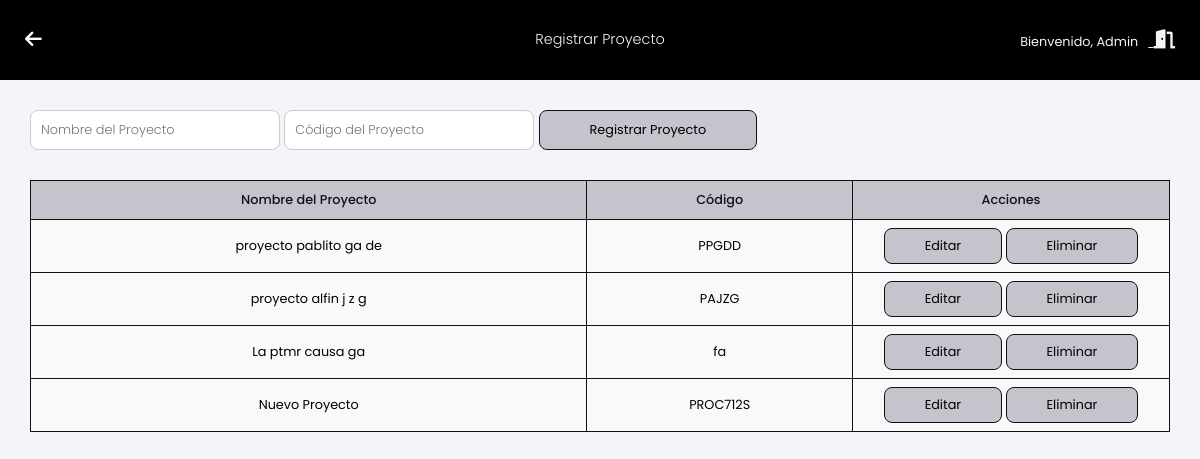
/registrar_proyecto.php (signed in), run on the app's committed database.
### tables this page shows
CREATE TABLE `proyectos` (
  `id` int(11) NOT NULL,
  `nombre_proyecto` varchar(255) NOT NULL,
  `codigo_proyecto` varchar(100) NOT NULL
);

### registrar_proyecto.php (the view, shortened to what this page needs)
<?php
$nombreUsuario = $_SESSION['nombre'];
include('conexion.php');
$sql = "SELECT * FROM proyectos";
$result = $conn->query($sql);
if ($result->num_rows == 0) {
    $proyectos = [];
} else {
    $proyectos = $result->fetch_all(MYSQLI_ASSOC);
}
?>
<!DOCTYPE html>
<html lang="es">
<head>
    <link href="https://cdnjs.cloudflare.com/ajax/libs/font-awesome/6.0.0/css/all.min.css" rel="stylesheet">
</head>
<body>
    <header>
        <a href="javascript:history.back()" class="logo"><i class="fa-solid fa-arrow-left"></i></a>
        <div class="panel">
            <h3>Registrar Proyecto</h3>
        </div>
        <div class="user-info">
            <p>Bienvenido, <?php echo $nombreUsuario; ?><a href="logout.php" class="logout-btn">
                    <i class="fas fa-door-open"></i>
                </a></p>
        </div>
    </header>
    <div class="container">
        <div class="form-container">
            <form action="registrar_proyecto.php" method="POST">
                <input class="inputs" type="text" name="nombre_proyecto" id="nombre_proyecto" required placeholder="Nombre del Proyecto" value="<?php echo isset($proyecto) ? $proyecto['nombre_proyecto'] : ''; ?>">
                <input class="inputs" type="text" name="codigo_proyecto" id="codigo_proyecto" required placeholder="Código del Proyecto" value="<?php echo isset($proyecto) ? $proyecto['codigo_proyecto'] : ''; ?>">
                <input type="submit" value="<?php echo isset($proyecto) ? 'Actualizar Proyecto' : 'Registrar Proyecto'; ?>" class="btn">
            </form>
        </div>
        <table>
            <thead>
                <tr>
                    <th>Nombre del Proyecto</th>
                    <th>Código</th>
                    <th>Acciones</th>
                </tr>
            </thead>
            <tbody>
                <?php
                if (empty($proyectos)) {
                    echo "<tr><td colspan='3'>No hay proyectos registrados.</td></tr>";
                } else {
                    foreach ($proyectos as $row) {
                        echo "<tr>";
                        echo "<td>" . $row['nombre_proyecto'] . "</td>";
                        echo "<td>" . $row['codigo_proyecto'] . "</td>";
                        echo "<td class='actions'>
                            <a href='registrar_proyecto.php?editar=" . $row['id'] . "'><button>Editar</button></a>
                            <a href='registrar_proyecto.php?eliminar=" . $row['id'] . "'><button>Eliminar</button></a>
                          </td>";
                        echo "</tr>";
                    }
                }
                ?>
            </tbody>
        </table>
    </div>
</body>
</html>

### registrar_proyecto.php (style rules this page uses)
body { font-family: 'Poppins', sans-serif; background-color: #f4f4f9; margin: 0; padding: 0; }
header { display: flex; justify-content: space-between; align-items: center; background-color: #000; color: #f4f4f9; width: 100%; padding: 15px; box-sizing: border-box; font-size: 0.8rem; font-family: 'Poppins', sans-serif; }
header .logo { width: 400px; color: #fff; font-size: 1.2rem; }
.fa-solid { padding-left: 10px; }
.user-info { text-align: right; width: 400px; }
.user-info p { margin: 5px 0; }
.panel { margin: auto; text-align: center; }
.panel h3 { font-size: 0.9rem; font-weight: 300; }
.logout-btn { color: #f4f4f9; padding: 10px; border: none; font-size: 1.2rem; text-align: center; cursor: pointer; }
.container { padding: 30px; border-radius: 5px; width: 95%; text-align: center; margin: auto; }
.form-container { display: flex; flex-direction: row; justify-content: space-between; align-items: center; gap: 20px; }
.form-container .inputs { padding: 10px; width: 250px; font-size: 0.8rem; border: 1px solid #ccc; font-family: 'Poppins', sans-serif; border-radius: 0.5rem; box-sizing: border-box; font-weight: 300; }
.btn { background-color: #c4c4cc; color: #000; padding: 10px 50px; text-decoration: none; border-radius: 0.5rem; width: auto; font-size: 0.8rem; font-family: 'Poppins', sans-serif; border: 1px solid #150e18; transition: all 0.3s ease-in-out; cursor: pointer; }
table { border-collapse: collapse; text-align: left; width: 100%; margin: auto; margin-top: 30px; font-size: 0.8rem; font-family: 'Poppins', sans-serif; text-align: center; }
table, th, td { padding: 8px 10px; border: 1.2px solid #150e18; }
th, td { padding: 8px; }
th { background-color: #c4c4cc; color: #150e18; font-family: 'Poppins', sans-serif; font-weight: 500; font-size: 0.8rem; padding: 10px; }
td { background-color: #f9f9f9; }
.actions button { padding: 8px 40px; text-align: center; cursor: pointer; background-color: #c4c4cc; color: #000; text-decoration: none; border-radius: 0.5rem; width: auto; font-size: 0.8rem; font-family: 'Poppins', sans-serif; border: 1px solid #150e18; transition: all 0.3s ease-in-out; }
.actions { width: 300px; }

### data on the page
proyectos: nombre_proyecto "proyecto pablito ga de", codigo_proyecto "PPGDD"
proyectos: nombre_proyecto "proyecto alfin j z g", codigo_proyecto "PAJZG"
proyectos: nombre_proyecto "La ptmr causa ga", codigo_proyecto "fa"
proyectos: nombre_proyecto "Nuevo Proyecto", codigo_proyecto "PROC712S"

### other printed values
$nombreUsuario "Admin"
